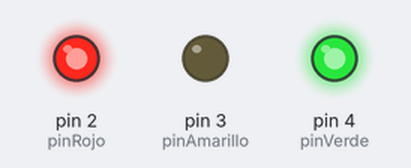
A sketch run on a simulated Arduino Uno, built with avr-gcc and run on an emulated ATmega328P. Shown: output pins drawn as LEDs (lit = HIGH).

Above: at 0.5 s.
At 10.0 s:
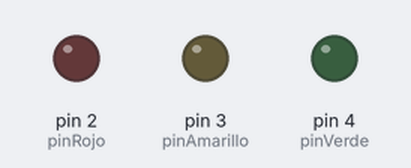
At 19.5 s:
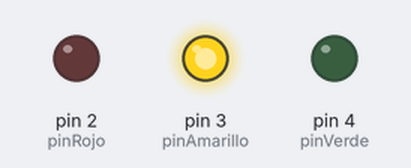
Timing chart, 0 to 27.3 s (numbered marks = the images above):
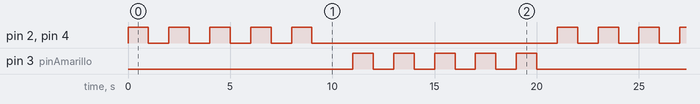

The sketch:

reto_3.ino
```cpp
//Juan Esteban Tiraca
//Daniel Alexis Villota
// Definición de pines
const int pinRojo = 2;
const int pinAmarillo = 3;
const int pinVerde = 4;

// Intervalo de tiempo para el parpadeo (en milisegundos)
const long intervalo = 1000; // 1 segundo

void setup() {
  // Inicializar los pines como salidas
  pinMode(pinRojo, OUTPUT);
  pinMode(pinAmarillo, OUTPUT);
  pinMode(pinVerde, OUTPUT);
}

void loop() {
  // Parpadeo de rojo y verde al mismo tiempo 5 veces
  for (int i = 0; i < 5; i++) {
    digitalWrite(pinRojo, HIGH);
    digitalWrite(pinVerde, HIGH);
    delay(intervalo);
    digitalWrite(pinRojo, LOW);
    digitalWrite(pinVerde, LOW);
    delay(intervalo);
  }

  // Esperar un segundo antes de que comience a parpadear el amarillo
  delay(intervalo);

  // Parpadeo de amarillo 5 veces
  for (int i = 0; i < 5; i++) {
    digitalWrite(pinAmarillo, HIGH);
    delay(intervalo);
    digitalWrite(pinAmarillo, LOW);
    delay(intervalo);
  }
}
```

Measured:
- by itself, pin 2 (pinRojo), pin 3 (pinAmarillo), pin 4 (pinVerde): repeats every 21.0 s: 4 × (LOW 1.0 s, HIGH 1.0 s), LOW 12.0 s, HIGH 1.0 s
- by itself, everything shown: repeats every 21.0 s, in 20 steps
